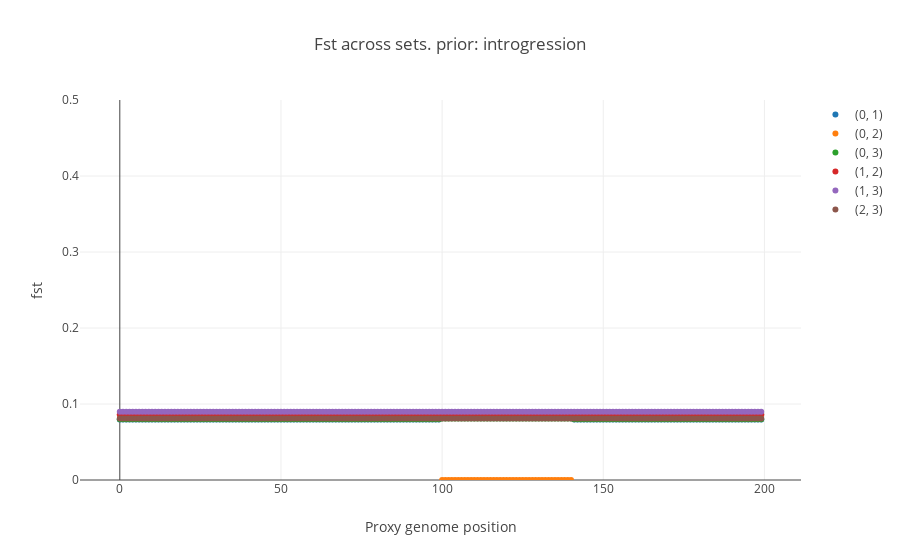

Notebook cell for this chart:
### Markdown cell above
**Local structure** Chose a pattern of local genetic structure from among those available.

### Code cell
from synth_tools.Generate_samples import Check_Path, plot_GenFst, return_fsts2

## Select struct prior function and kwargs
prior_func= introgression_prior

prior_kwargs= {
    'region': [.5,.7],
    'target': [0,2]
}


fig, Pops, prior= Check_Path(Npops,vector_lib,prior_func,prior_kwargs,Pops= [],random= True,n_comp= L,range_diff= range_diff,steps= steps)

iplot(fig)

### Figure 1 — Plotly figure (JSON) as saved in the notebook; plotly's stock layout.template omitted (floating-point values rounded to 4 significant figures; data arrays with more than 128 entries replaced by an {"elided": "..."} marker saying what was removed)
{"data": [{"mode": "markers", "name": "(0, 1)", "type": "scatter", "uid": "54ac3e49-82aa-406b-8640-68684fe0c38a", "x": {"elided": "200 int values"}, "y": {"elided": "200 float values"}}, {"mode": "markers", "name": "(0, 2)", "type": "scatter", "uid": "173c7241-ff4e-40c9-9dfc-b0b4fc5441d5", "x": {"elided": "200 int values"}, "y": {"elided": "200 float values"}}, {"mode": "markers", "name": "(0, 3)", "type": "scatter", "uid": "fc7618e5-f097-4642-a46c-c504e447fb92", "x": {"elided": "200 int values"}, "y": {"elided": "200 float values"}}, {"mode": "markers", "name": "(1, 2)", "type": "scatter", "uid": "bc4e6a1d-e5fb-4180-89ff-bffb285efef7", "x": {"elided": "200 int values"}, "y": {"elided": "200 float values"}}, {"mode": "markers", "name": "(1, 3)", "type": "scatter", "uid": "7cc0079f-4b9a-4665-8315-9d36ae0df581", "x": {"elided": "200 int values"}, "y": {"elided": "200 float values"}}, {"mode": "markers", "name": "(2, 3)", "type": "scatter", "uid": "db20a643-ef65-4092-97ac-54f4d98a1e64", "x": {"elided": "200 int values"}, "y": {"elided": "200 float values"}}], "layout": {"title": "Fst across sets. prior: introgression", "xaxis": {"title": "Proxy genome position"}, "yaxis": {"range": [0, 0.5], "title": "fst"}}}
